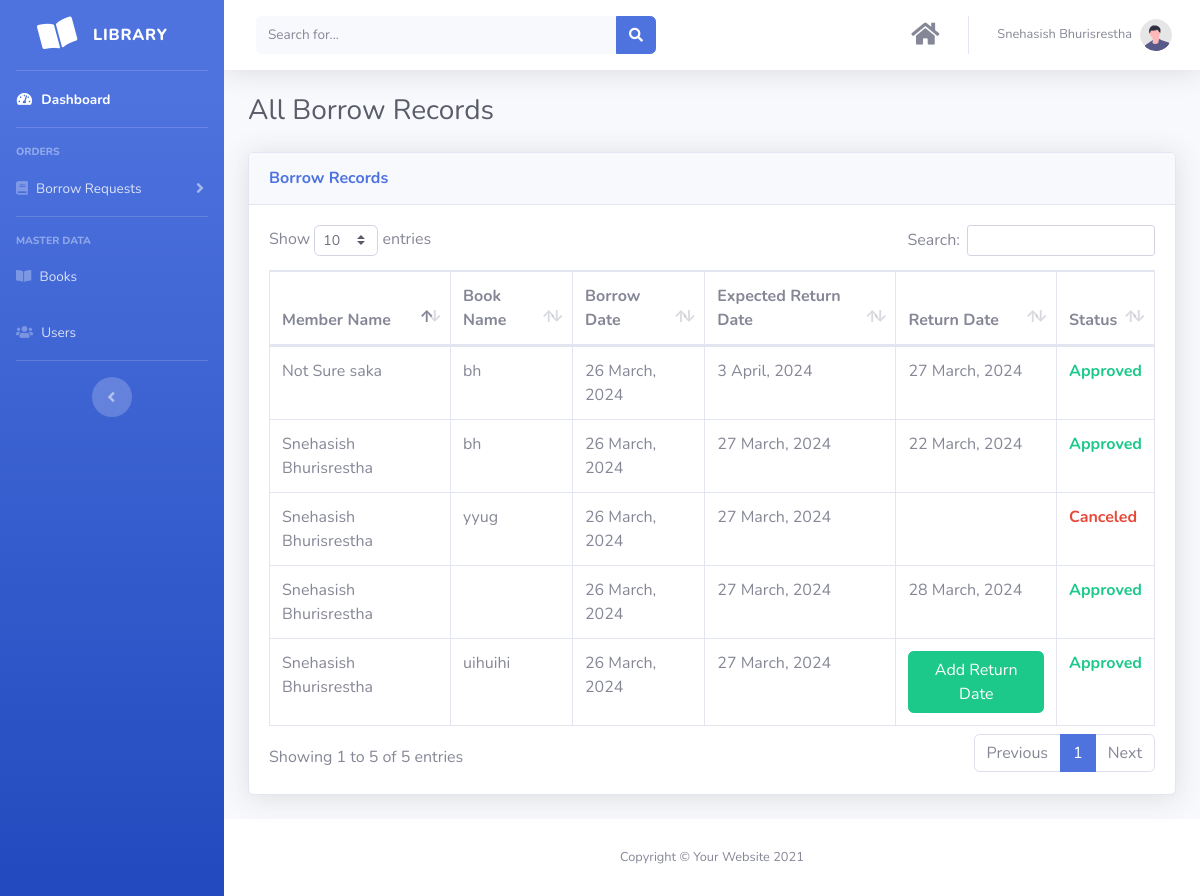
The page /admin/borrow_records.php (signed in) on the database its author committed.
### tables this page shows
CREATE TABLE `transaction` (
  `id` int(11) NOT NULL,
  `user_id` int(11) DEFAULT NULL,
  `book_id` int(11) DEFAULT NULL,
  `borrow_date` date DEFAULT NULL,
  `exptd_return_date` date DEFAULT NULL,
  `return_date` date DEFAULT NULL,
  `fine_amount` decimal(10,2) DEFAULT NULL,
  `fine_paid` tinyint(1) DEFAULT NULL,
  `is_approved` tinyint(1) NOT NULL DEFAULT 2,
  `created_at` timestamp NOT NULL DEFAULT current_timestamp()
);

CREATE TABLE `users` (
  `id` bigint(20) UNSIGNED NOT NULL,
  `name` varchar(255) DEFAULT NULL,
  `role` varchar(20) DEFAULT NULL,
  `email` varchar(255) DEFAULT NULL,
  `password` varchar(255) DEFAULT NULL,
  `mobile` varchar(255) DEFAULT NULL,
  `city` varchar(255) DEFAULT NULL,
  `address` varchar(255) DEFAULT NULL,
  `created_at` timestamp NOT NULL DEFAULT current_timestamp()
);

CREATE TABLE `books` (
  `id` bigint(20) UNSIGNED NOT NULL,
  `title` varchar(255) DEFAULT NULL,
  `author` varchar(255) DEFAULT NULL,
  `isbn` varchar(255) DEFAULT NULL,
  `publisher` varchar(255) DEFAULT NULL,
  `publication_year` varchar(255) DEFAULT NULL,
  `category` varchar(255) DEFAULT NULL,
  `description` text DEFAULT NULL,
  `language` varchar(255) DEFAULT NULL,
  `total_copies` int(50) DEFAULT 0,
  `avaliable_copies` int(50) DEFAULT 0,
  `shelf_number` varchar(255) DEFAULT NULL,
  `keywords` varchar(500) DEFAULT NULL,
  `image` varchar(255) DEFAULT NULL,
  `created_at` timestamp NOT NULL DEFAULT current_timestamp()
);

### admin/borrow_records.php (the view, shortened to what this page needs)
<?php
    include('../db_connect.php');
    include('admin_includes/header.php');
?>
<body id="page-top">
    <div id="wrapper">
        <?php include('admin_includes/side_bar.php'); ?>
        <div id="content-wrapper" class="d-flex flex-column">
            <div id="content">
                <?php include('admin_includes/top_bar.php'); ?>
                <div class="container-fluid">
                <div class="d-sm-flex align-items-center justify-content-between mb-4">
                    <h1 class="h3 mb-0 text-gray-800">All Borrow Records</h1>
                </div>
                <div class="card shadow mb-4">
                    <div class="card-header py-3">
                        <h6 class="m-0 font-weight-bold text-primary">Borrow Records</h6>
                    </div>
                    <div class="card-body">
                        <div class="table-responsive">
                            <table class="table table-bordered" id="dataTable" width="100%" cellspacing="0">
                                <thead>
                                    <tr>
                                        <th>Member Name</th>
                                        <th>Book Name</th>
                                        <th>Borrow Date</th>
                                        <th>Expected Return Date</th>
                                        <th>Return Date</th>
                                        <th>Status</th>
                                    </tr>
                                </thead>
                                <tbody>
                                <?php
                                    $q = "SELECT users.name AS user_name, books.title AS book_name, transaction.* FROM `transaction` LEFT JOIN users ON transaction.user_id = users.id LEFT JOIN books ON transaction.book_id = books.id where transaction.is_approved != 2;";
                                    $res = $conn->query($q);
                                    while ($row = $res->fetch_assoc()) {
                                    ?>
                                    <tr>
                                        <td><?php echo $row['user_name']; ?></td>
                                        <td><?php echo $row['book_name']; ?></td>
                                        <td>
                                            <?php
                                                $date = new DateTime($row['borrow_date']);
                                                echo $date->format('j F, Y');
                                            ?>
                                        </td>
                                        <td>
                                            <?php
                                                $datee = new DateTime($row['exptd_return_date']);
                                                echo $datee->format('j F, Y');
                                            ?>
                                        </td>
                                        <td>
                                            <?php
                                                if(!empty($row['return_date'])){
                                                    $datae = new DateTime($row['return_date']);
                                                    echo $datae->format('j F, Y');
                                                }else{ if($row['is_approved'] != 0){ ?>
                                                    <a class="btn btn-success" href="javascript:void(0)" data-toggle="modal" data-target="#myModal<?php echo $row['id']; ?>">Add Return Date</a>
                                                <?php
                                                }}
                                            ?>
                                        </td>
                                        <td>
                                        <?php if($row['is_approved'] == 1){ ?>
                                                <b class="text-success">Approved</b>
                                            <?php }elseif($row['is_approved'] == 0){ ?>
                                                <b class="text-danger">Canceled</b>
                                            <?php } ?>
                                        </td>
                                    </tr>
                                    <?php
                                    }
                                ?>
                                </tbody>
                            </table>
                        </div>
                    </div>
                </div>
                </div>
                </div>
            <?php include('admin_includes/footer.php'); ?>

### admin/admin_includes/header.php (shortened to what this page needs)
<!DOCTYPE html>
<html lang="en">
<head>
    <link href="admin_assets/vendor/fontawesome-free/css/all.min.css" rel="stylesheet" type="text/css">
    <link href="admin_assets/css/sb-admin-2.min.css" rel="stylesheet">
    <link href="admin_assets/vendor/datatables/dataTables.bootstrap4.min.css" rel="stylesheet">
</head>

### admin/admin_includes/side_bar.php (shortened to what this page needs)
<ul class="navbar-nav bg-gradient-primary sidebar sidebar-dark accordion" id="accordionSidebar">
            <a class="sidebar-brand d-flex align-items-center justify-content-center" href="index.html">
                <div class="sidebar-brand-icon rotate-n-15">
                    <i class="fas fa-book-open"></i>
                </div>
                <div class="sidebar-brand-text mx-3">Library</div>
            </a>
            <hr class="sidebar-divider my-0">
            <li class="nav-item active">
                <a class="nav-link" href="index.php">
                    <i class="fas fa-fw fa-tachometer-alt"></i>
                    <span>Dashboard</span></a>
            </li>
            <hr class="sidebar-divider">
            <div class="sidebar-heading">
                Orders
            </div>
            <li class="nav-item">
                <a class="nav-link collapsed" href="#" data-toggle="collapse" data-target="#collapseTwo"
                    aria-expanded="true" aria-controls="collapseTwo">
                    <i class="fas fa-book"></i>
                    <span>Borrow Requests</span>
                </a>
            </li>
            <hr class="sidebar-divider">
            <div class="sidebar-heading">
                Master Data
            </div>
            <li class="nav-item">
                <a class="nav-link" href="books.php">
                    <i class="fas fa-book-open"></i>
                    <span>Books</span></a>
            </li>
            <li class="nav-item">
                <a class="nav-link" href="users.php">
                    <i class="fas fa-users"></i>
                    <span>Users</span></a>
            </li>
            <hr class="sidebar-divider d-none d-md-block">
            <div class="text-center d-none d-md-inline">
                <button class="rounded-circle border-0" id="sidebarToggle"></button>
            </div>
        </ul>

### admin/admin_includes/top_bar.php (shortened to what this page needs)
<nav class="navbar navbar-expand navbar-light bg-white topbar mb-4 static-top shadow">
                    <form
                        class="d-none d-sm-inline-block form-inline mr-auto ml-md-3 my-2 my-md-0 mw-100 navbar-search">
                        <div class="input-group">
                            <input type="text" class="form-control bg-light border-0 small" placeholder="Search for..."
                                aria-label="Search" aria-describedby="basic-addon2">
                            <div class="input-group-append">
                                <button class="btn btn-primary" type="button">
                                    <i class="fas fa-search fa-sm"></i>
                                </button>
                            </div>
                        </div>
                    </form>
                    <ul class="navbar-nav ml-auto">
                        <button type="button" onclick="javascript:window.location.href='../index.php'" class="btn header-item noti-icon waves-effect" id="page-header-search-dropdown" data-bs-toggle="dropdown" aria-haspopup="true" aria-expanded="false">
                            <i class="fas fa-home" style="font-size:25px;"></i>
                        </button>
                        <li class="nav-item dropdown no-arrow">
                            <a class="nav-link dropdown-toggle" href="#" id="userDropdown" role="button"
                                data-toggle="dropdown" aria-haspopup="true" aria-expanded="false">
                                <span class="mr-2 d-none d-lg-inline text-gray-600 small"><?php echo $_SESSION['name']; ?></span>
                                <img class="img-profile rounded-circle"
                                    src="admin_assets/img/undraw_profile.svg">
                            </a>
                        </li>
                    </ul>
                </nav>

### admin/admin_includes/footer.php (shortened to what this page needs)
<footer class="sticky-footer bg-white">
                <div class="container my-auto">
                    <div class="copyright text-center my-auto">
                        <span>Copyright &copy; Your Website 2021</span>
                    </div>
                </div>
            </footer>
        </div>
    </div>
</body>
</html>

### rows shown on the page
transaction: user.name "Snehasish Bhurisrestha", book.title "bh", borrow_date "26 March, 2024", exptd_return_date "27 March, 2024", return_date "22 March, 2024", is_approved "Approved"
transaction: user.name "Snehasish Bhurisrestha", book.title "yyug", borrow_date "26 March, 2024", exptd_return_date "27 March, 2024", is_approved "Canceled"
transaction: user.name "Snehasish Bhurisrestha", borrow_date "26 March, 2024", exptd_return_date "27 March, 2024", return_date "28 March, 2024", is_approved "Approved"
transaction: user.name "Snehasish Bhurisrestha", book.title "uihuihi", borrow_date "26 March, 2024", exptd_return_date "27 March, 2024", is_approved "Approved"
transaction: user.name "Not Sure saka", book.title "bh", borrow_date "26 March, 2024", exptd_return_date "3 April, 2024", return_date "27 March, 2024", is_approved "Approved"

### other values the page prints
$_SESSION['name'] "Snehasish Bhurisrestha"
